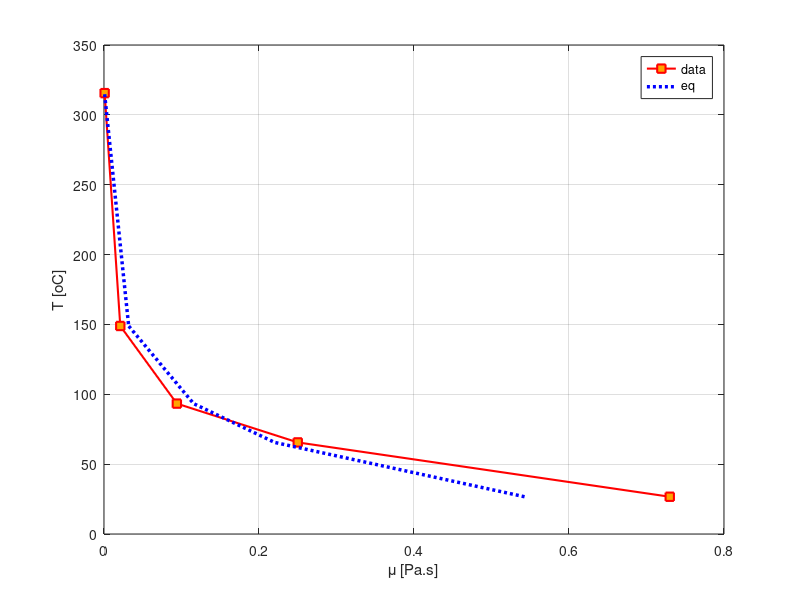

This figure's MATLAB source:
clc; clear;

% ---------------------
% Tabela
Tf = [80 150 200 300 600];
u_tab = [0.73 0.25 0.094 0.021 0.00083];
Tc = 5/9*(Tf - 32);       % Temperatura [�C] 

% Plot do grafico tabelado
figure;
plot(u_tab, Tc, '-s' ,'MarkerEdgeColor', 'r', 'MarkerFaceColor', '#FFA500', 'Color', 'r', 'LineWidth', 1.5);
% -s              => quadrado + linha continua
% MarkerEdgeColor => cor da borda do quadrado
% MarkerFaceColor => cor da face do quadrado
% Color           => cor da linha


% ---------------------
% Funcao
hold on;
u = 1.0074*exp(-0.0232*Tc); % Viscosidade [Pa�s]

% Plot do grafico da funcao
plot(u, Tc, ':', 'Color', 'b', 'LineWidth', 2.5);
grid on;

% Legendas
xlabel('\mu [Pa.s]'); 
ylabel('T [oC]');
legend('data', 'eq')